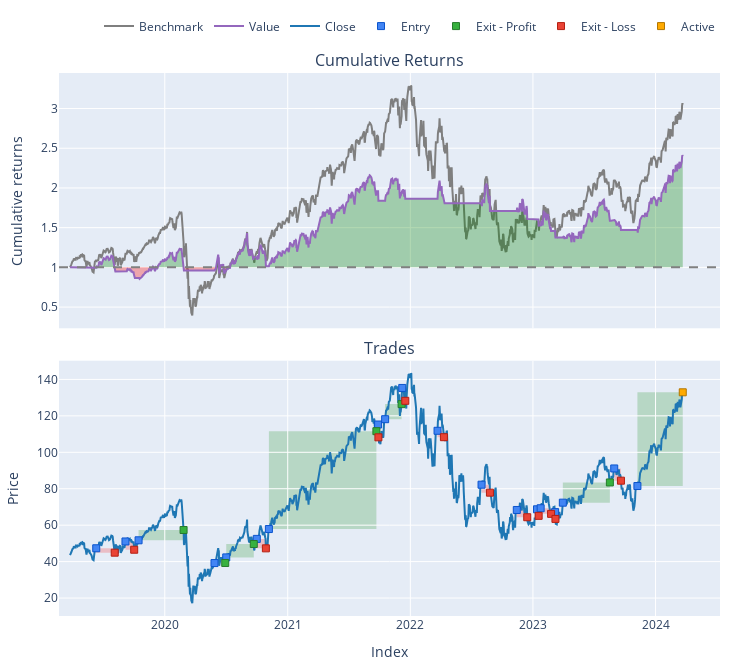

Notebook code for this chart:
### Code cell
import vectorbt as vbt
import numpy as np
import pandas as pd
import yfinance as yf

# Load stock data
symbol = 'SPXL'  # Using QQQ as an example

# Fetching the data
ticker = yf.Ticker(symbol)
df = ticker.history(period="5y")

# Calculate Exponential Moving Averages
short_window = 26
long_window = 60
take_profit_pct = 20  # 10%
stop_loss_pct = 0.05  # -5%

# Convert percentages to actual price changes relative to the entry price
take_profit = df['Close'] * take_profit_pct
stop_loss = df['Close'] * stop_loss_pct

df['hlc3'] = (df['High'] + df['Low'] + df['Close']) / 3
df['short_ma'] = df['hlc3'].rolling(3).mean().shift(1)
# df['short_ma'] = df['Close'].ewm(span=short_window, adjust=False).mean()
# df['long_ma'] = df['hlc3'].rolling(60).mean().shift(1)
df['long_ma'] = df['Close'].ewm(span=long_window, adjust=False).mean()

# Generate crossover signals
df['short_ma_prev'] = df['short_ma'].shift(1)
df['long_ma_prev'] = df['long_ma'].shift(1)

# Entry signal for long positions: short MA crosses above long MA
df['long_entry'] = ((df['short_ma'] > df['long_ma']) & 
                    (df['short_ma_prev'] <= df['long_ma_prev'])).astype(bool)

# Entry signal for short positions: short MA crosses below long MA (previously exit_signal)
df['short_entry'] = ((df['short_ma'] < df['long_ma']) & 
                     (df['short_ma_prev'] >= df['long_ma_prev'])).astype(bool)

# Exit signals can be the inverse of entry signals or defined based on other logic
df['long_exit'] = df['short_entry']  # Exiting long positions when we enter short positions
df['short_exit'] = df['long_entry']  # Exiting short positions when we enter long positions

# Backtest with vectorbt, specifying short entries and exits
pf = vbt.Portfolio.from_signals(
    close=df['Close'],
    entries=df['long_entry'],
    exits=df['long_exit'],
    # short_entries=df['short_entry'],
    # short_exits=df['short_exit'],
    size=np.inf,
    sl_stop=stop_loss_pct,
    tp_stop=take_profit_pct,
    freq='1D'
)

# Plot cumulative returns
# pf.cumulative_returns().vbt.plot().show()
pf.plot(subplots=['cum_returns','trades']).show()

# Show performance metrics
print(pf.stats())

### Figure 1 — Plotly figure (JSON) as saved in the notebook; plotly's stock layout.template omitted (floating-point values rounded to 4 significant figures; data arrays with more than 128 entries replaced by an {"elided": "..."} marker saying what was removed)
{"data": [{"legendgroup": "0", "line": {"color": "#7f7f7f"}, "name": "Benchmark", "showlegend": true, "type": "scatter", "uid": "aeb11fcd-76c6-4fdd-a3c2-5d72b842c2e9", "x": {"elided": "1259 str values"}, "xaxis": "x", "y": {"elided": "1259 float values"}, "yaxis": "y"}, {"hoverinfo": "skip", "legendgroup": "1", "line": {"color": "rgba(0, 0, 0, 0)", "width": 0}, "opacity": 0, "showlegend": false, "type": "scatter", "uid": "f800d062-4c64-480e-ba3c-6bef1fc204e9", "x": {"elided": "1259 str values"}, "xaxis": "x", "y": {"elided": "1259 int values"}, "yaxis": "y"}, {"connectgaps": false, "fill": "tonexty", "fillcolor": "rgba(0, 128, 0, 0.3)", "hoverinfo": "skip", "legendgroup": "1", "line": {"color": "rgba(0, 0, 0, 0)", "width": 0}, "opacity": 0, "showlegend": false, "type": "scatter", "uid": "93128994-2fac-48e6-864b-dfcab4cf58ef", "x": {"elided": "1259 str values"}, "xaxis": "x", "y": {"elided": "1259 float values"}, "yaxis": "y"}, {"hoverinfo": "skip", "legendgroup": "1", "line": {"color": "rgba(0, 0, 0, 0)", "width": 0}, "opacity": 0, "showlegend": false, "type": "scatter", "uid": "672d84f5-49f2-45b2-b4e0-b707b1e616a8", "x": {"elided": "1259 str values"}, "xaxis": "x", "y": {"elided": "1259 int values"}, "yaxis": "y"}, {"connectgaps": false, "fill": "tonexty", "fillcolor": "rgba(255, 0, 0, 0.3)", "hoverinfo": "skip", "legendgroup": "1", "line": {"color": "rgba(0, 0, 0, 0)", "width": 0}, "opacity": 0, "showlegend": false, "type": "scatter", "uid": "53057af9-d9d9-4c11-82bd-f54d3322e7b8", "x": {"elided": "1259 str values"}, "xaxis": "x", "y": {"elided": "1259 float values"}, "yaxis": "y"}, {"legendgroup": "2", "line": {"color": "#9467bd"}, "name": "Value", "showlegend": true, "type": "scatter", "uid": "74994ee8-c45a-4d8d-af3f-fedd6034d99c", "x": {"elided": "1259 str values"}, "xaxis": "x", "y": {"elided": "1259 float values"}, "yaxis": "y"}, {"hoverinfo": "skip", "legendgroup": "1", "line": {"color": "rgba(0, 0, 0, 0)", "width": 0}, "opacity": 0, "showlegend": false, "type": "scatter", "uid": "375f8bde-68b9-420b-b7bb-2c83011706c2", "x": {"elided": "1259 str values"}, "xaxis": "x", "y": {"elided": "1259 int values"}, "yaxis": "y"}, {"legendgroup": "3", "line": {"color": "#1f77b4"}, "name": "Close", "showlegend": true, "type": "scatter", "uid": "0d86ca8a-fb11-4aec-a009-3cd196ab1ef4", "x": {"elided": "1259 str values"}, "xaxis": "x2", "y": {"elided": "1259 float values"}, "yaxis": "y2"}, {"customdata": [[0, 0, 2.113, 0, "Long"], [1, 1, 1.859, 0, "Long"], [2, 2, 1.673, 0, "Long"], [3, 3, 2.447, 0, "Long"], [4, 4, 2.27, 0, "Long"], [5, 5, 2.148, 0, "Long"], [6, 6, 1.754, 0, "Long"], [7, 7, 1.699, 0, "Long"], [8, 8, 1.556, 0, "Long"], [9, 9, 1.454, 0, "Long"], [10, 10, 1.668, 0, "Long"], [11, 11, 2.196, 0, "Long"], [12, 12, 2.502, 0, "Long"], [13, 13, 2.344, 0, "Long"], [14, 14, 2.202, 0, "Long"], [15, 15, 2.17, 0, "Long"], [16, 16, 1.903, 0, "Long"], [17, 17, 1.743, 0, "Long"], [18, 18, 1.806, 0, "Long"]], "hovertemplate": "Exit Trade Id: %{customdata[0]}<br>Position Id: %{customdata[1]}<br>Size: %{customdata[2]:.6f}<br>Entry Timestamp: %{x}<br>Avg Entry Price: %{y}<br>Entry Fees: %{customdata[3]:.6f}<br>Direction: %{customdata[4]}", "legendgroup": "4", "marker": {"color": "#4285F4", "line": {"color": "rgb(11,84,205)", "width": 1}, "size": 7, "symbol": "square"}, "mode": "markers", "name": "Entry", "type": "scatter", "uid": "e97b416c-f313-45f6-b968-0bab305ba385", "x": ["2019-06-11T00:00:00-04:00", "2019-09-06T00:00:00-04:00", "2019-10-15T00:00:00-04:00", "2020-05-28T00:00:00-04:00", "2020-07-02T00:00:00-04:00", "2020-10-01T00:00:00-04:00", "2020-11-06T00:00:00-05:00", "2021-09-27T00:00:00-04:00", "2021-10-18T00:00:00-04:00", "2021-12-08T00:00:00-05:00", "2022-03-23T00:00:00-04:00", "2022-08-01T00:00:00-04:00", "2022-11-14T00:00:00-05:00", "2023-01-13T00:00:00-05:00", "2023-01-24T00:00:00-05:00", "2023-03-08T00:00:00-05:00", "2023-03-31T00:00:00-04:00", "2023-08-31T00:00:00-04:00", "2023-11-08T00:00:00-05:00"], "xaxis": "x2", "y": [47.33, 51.07, 51.7, 39.2, 42.33, 52.48, 57.88, 115.3, 118.2, 135.3, 111.8, 82.22, 68.35, 68.72, 69.3, 67.17, 72.36, 91.15, 81.5], "yaxis": "y2"}, {"customdata": [[2, 2, 1.673, 0, 9.47, 0.1095, "Long", "91 days 00:00:00"], [3, 3, 2.447, 0, 0.1268, 0.001322, "Long", "22 days 00:00:00"], [4, 4, 2.27, 0, 16.64, 0.1732, "Long", "56 days 00:00:00"], [6, 6, 1.754, 0, 94.24, 0.9281, "Long", "219 days 00:00:00"], [8, 8, 1.556, 0, 12.88, 0.07005, "Long", "34 days 00:00:00"], [16, 16, 1.903, 0, 21.11, 0.1533, "Long", "96 days 00:00:00"]], "hovertemplate": "Exit Trade Id: %{customdata[0]}<br>Position Id: %{customdata[1]}<br>Size: %{customdata[2]:.6f}<br>Exit Timestamp: %{x}<br>Avg Exit Price: %{y}<br>Exit Fees: %{customdata[3]:.6f}<br>PnL: %{customdata[4]:.6f}<br>Return: %{customdata[5]:.2%}<br>Direction: %{customdata[6]}<br>Duration: %{customdata[7]}", "legendgroup": "5", "marker": {"color": "#37B13F", "line": {"color": "rgb(38,123,44)", "width": 1}, "size": 7, "symbol": "square"}, "mode": "markers", "name": "Exit - Profit", "type": "scatter", "uid": "8937bfc0-9c95-47ef-bbdf-303c5dedc297", "x": ["2020-02-26T00:00:00-05:00", "2020-06-29T00:00:00-04:00", "2020-09-22T00:00:00-04:00", "2021-09-22T00:00:00-04:00", "2021-12-06T00:00:00-05:00", "2023-08-18T00:00:00-04:00"], "xaxis": "x2", "y": [57.36, 39.26, 49.66, 111.6, 126.4, 83.45], "yaxis": "y2"}, {"customdata": [[0, 0, 2.113, 0, -5.091, -0.05091, "Long", "38 days 00:00:00"], [1, 1, 1.859, 0, -8.434, -0.08886, "Long", "18 days 00:00:00"], [5, 5, 2.148, 0, -11.16, -0.09903, "Long", "19 days 00:00:00"], [7, 7, 1.699, 0, -11.96, -0.0611, "Long", "1 days 00:00:00"], [9, 9, 1.454, 0, -10.25, -0.05211, "Long", "7 days 00:00:00"], [10, 10, 1.668, 0, -5.861, -0.03143, "Long", "13 days 00:00:00"], [11, 11, 2.196, 0, -9.585, -0.05307, "Long", "19 days 00:00:00"], [12, 12, 2.502, 0, -9.96, -0.05824, "Long", "22 days 00:00:00"], [13, 13, 2.344, 0, -8.447, -0.05245, "Long", "2 days 00:00:00"], [14, 14, 2.202, 0, -6.809, -0.04462, "Long", "22 days 00:00:00"], [15, 15, 2.17, 0, -8.08, -0.05542, "Long", "1 days 00:00:00"], [17, 17, 1.743, 0, -11.69, -0.07358, "Long", "13 days 00:00:00"]], "hovertemplate": "Exit Trade Id: %{customdata[0]}<br>Position Id: %{customdata[1]}<br>Size: %{customdata[2]:.6f}<br>Exit Timestamp: %{x}<br>Avg Exit Price: %{y}<br>Exit Fees: %{customdata[3]:.6f}<br>PnL: %{customdata[4]:.6f}<br>Return: %{customdata[5]:.2%}<br>Direction: %{customdata[6]}<br>Duration: %{customdata[7]}", "legendgroup": "6", "marker": {"color": "#EA4335", "line": {"color": "rgb(181,31,18)", "width": 1}, "size": 7, "symbol": "square"}, "mode": "markers", "name": "Exit - Loss", "type": "scatter", "uid": "a20da4d9-5bcc-4e65-bc90-35ba7a90e397", "x": ["2019-08-05T00:00:00-04:00", "2019-10-02T00:00:00-04:00", "2020-10-28T00:00:00-04:00", "2021-09-28T00:00:00-04:00", "2021-12-17T00:00:00-05:00", "2022-04-11T00:00:00-04:00", "2022-08-26T00:00:00-04:00", "2022-12-15T00:00:00-05:00", "2023-01-18T00:00:00-05:00", "2023-02-24T00:00:00-05:00", "2023-03-09T00:00:00-05:00", "2023-09-20T00:00:00-04:00"], "xaxis": "x2", "y": [44.92, 46.53, 47.28, 108.2, 128.3, 108.3, 77.86, 64.37, 65.12, 66.21, 63.45, 84.44], "yaxis": "y2"}, {"customdata": [[18, 18, 1.806, 0, 92.88, 0.6312, "Long", "93 days 00:00:00"]], "hovertemplate": "Exit Trade Id: %{customdata[0]}<br>Position Id: %{customdata[1]}<br>Size: %{customdata[2]:.6f}<br>Exit Timestamp: %{x}<br>Avg Exit Price: %{y}<br>Exit Fees: %{customdata[3]:.6f}<br>PnL: %{customdata[4]:.6f}<br>Return: %{customdata[5]:.2%}<br>Direction: %{customdata[6]}<br>Duration: %{customdata[7]}", "legendgroup": "7", "marker": {"color": "#FFAA00", "line": {"color": "rgb(178,118,0)", "width": 1}, "size": 7, "symbol": "square"}, "mode": "markers", "name": "Active", "type": "scatter", "uid": "a3eb1412-33a7-445f-8a43-0db292e4187f", "x": ["2024-03-22T00:00:00-04:00"], "xaxis": "x2", "y": [132.9], "yaxis": "y2"}], "layout": {"annotations": [{"font": {"size": 16}, "showarrow": false, "text": "Cumulative Returns", "x": 0.5, "xanchor": "center", "xref": "paper", "y": 1, "yanchor": "bottom", "yref": "paper"}, {"font": {"size": 16}, "showarrow": false, "text": "Trades", "x": 0.5, "xanchor": "center", "xref": "paper", "y": 0.4701, "yanchor": "bottom", "yref": "paper"}], "height": 670, "legend": {"orientation": "h", "traceorder": "normal", "x": 1, "xanchor": "right", "y": 1.06, "yanchor": "bottom"}, "margin": {"b": 30, "l": 30, "r": 30, "t": 30}, "shapes": [{"line": {"color": "gray", "dash": "dash"}, "type": "line", "x0": 0, "x1": 1, "xref": "paper", "y0": 1, "y1": 1, "yref": "y"}, {"fillcolor": "green", "layer": "below", "line": {"width": 0}, "opacity": 0.2, "type": "rect", "x0": "2019-10-15T00:00:00-04:00", "x1": "2020-02-26T00:00:00-05:00", "xref": "x2", "y0": 51.7, "y1": 57.36, "yref": "y2"}, {"fillcolor": "green", "layer": "below", "line": {"width": 0}, "opacity": 0.2, "type": "rect", "x0": "2020-05-28T00:00:00-04:00", "x1": "2020-06-29T00:00:00-04:00", "xref": "x2", "y0": 39.2, "y1": 39.26, "yref": "y2"}, {"fillcolor": "green", "layer": "below", "line": {"width": 0}, "opacity": 0.2, "type": "rect", "x0": "2020-07-02T00:00:00-04:00", "x1": "2020-09-22T00:00:00-04:00", "xref": "x2", "y0": 42.33, "y1": 49.66, "yref": "y2"}, {"fillcolor": "green", "layer": "below", "line": {"width": 0}, "opacity": 0.2, "type": "rect", "x0": "2020-11-06T00:00:00-05:00", "x1": "2021-09-22T00:00:00-04:00", "xref": "x2", "y0": 57.88, "y1": 111.6, "yref": "y2"}, {"fillcolor": "green", "layer": "below", "line": {"width": 0}, "opacity": 0.2, "type": "rect", "x0": "2021-10-18T00:00:00-04:00", "x1": "2021-12-06T00:00:00-05:00", "xref": "x2", "y0": 118.2, "y1": 126.4, "yref": "y2"}, {"fillcolor": "green", "layer": "below", "line": {"width": 0}, "opacity": 0.2, "type": "rect", "x0": "2023-03-31T00:00:00-04:00", "x1": "2023-08-18T00:00:00-04:00", "xref": "x2", "y0": 72.36, "y1": 83.45, "yref": "y2"}, {"fillcolor": "green", "layer": "below", "line": {"width": 0}, "opacity": 0.2, "type": "rect", "x0": "2023-11-08T00:00:00-05:00", "x1": "2024-03-22T00:00:00-04:00", "xref": "x2", "y0": 81.5, "y1": 132.9, "yref": "y2"}, {"fillcolor": "red", "layer": "below", "line": {"width": 0}, "opacity": 0.2, "type": "rect", "x0": "2019-06-11T00:00:00-04:00", "x1": "2019-08-05T00:00:00-04:00", "xref": "x2", "y0": 47.33, "y1": 44.92, "yref": "y2"}, {"fillcolor": "red", "layer": "below", "line": {"width": 0}, "opacity": 0.2, "type": "rect", "x0": "2019-09-06T00:00:00-04:00", "x1": "2019-10-02T00:00:00-04:00", "xref": "x2", "y0": 51.07, "y1": 46.53, "yref": "y2"}, {"fillcolor": "red", "layer": "below", "line": {"width": 0}, "opacity": 0.2, "type": "rect", "x0": "2020-10-01T00:00:00-04:00", "x1": "2020-10-28T00:00:00-04:00", "xref": "x2", "y0": 52.48, "y1": 47.28, "yref": "y2"}, {"fillcolor": "red", "layer": "below", "line": {"width": 0}, "opacity": 0.2, "type": "rect", "x0": "2021-09-27T00:00:00-04:00", "x1": "2021-09-28T00:00:00-04:00", "xref": "x2", "y0": 115.3, "y1": 108.2, "yref": "y2"}, {"fillcolor": "red", "layer": "below", "line": {"width": 0}, "opacity": 0.2, "type": "rect", "x0": "2021-12-08T00:00:00-05:00", "x1": "2021-12-17T00:00:00-05:00", "xref": "x2", "y0": 135.3, "y1": 128.3, "yref": "y2"}, {"fillcolor": "red", "layer": "below", "line": {"width": 0}, "opacity": 0.2, "type": "rect", "x0": "2022-03-23T00:00:00-04:00", "x1": "2022-04-11T00:00:00-04:00", "xref": "x2", "y0": 111.8, "y1": 108.3, "yref": "y2"}, {"fillcolor": "red", "layer": "below", "line": {"width": 0}, "opacity": 0.2, "type": "rect", "x0": "2022-08-01T00:00:00-04:00", "x1": "2022-08-26T00:00:00-04:00", "xref": "x2", "y0": 82.22, "y1": 77.86, "yref": "y2"}, {"fillcolor": "red", "layer": "below", "line": {"width": 0}, "opacity": 0.2, "type": "rect", "x0": "2022-11-14T00:00:00-05:00", "x1": "2022-12-15T00:00:00-05:00", "xref": "x2", "y0": 68.35, "y1": 64.37, "yref": "y2"}, {"fillcolor": "red", "layer": "below", "line": {"width": 0}, "opacity": 0.2, "type": "rect", "x0": "2023-01-13T00:00:00-05:00", "x1": "2023-01-18T00:00:00-05:00", "xref": "x2", "y0": 68.72, "y1": 65.12, "yref": "y2"}, {"fillcolor": "red", "layer": "below", "line": {"width": 0}, "opacity": 0.2, "type": "rect", "x0": "2023-01-24T00:00:00-05:00", "x1": "2023-02-24T00:00:00-05:00", "xref": "x2", "y0": 69.3, "y1": 66.21, "yref": "y2"}, {"fillcolor": "red", "layer": "below", "line": {"width": 0}, "opacity": 0.2, "type": "rect", "x0": "2023-03-08T00:00:00-05:00", "x1": "2023-03-09T00:00:00-05:00", "xref": "x2", "y0": 67.17, "y1": 63.45, "yref": "y2"}, {"fillcolor": "red", "layer": "below", "line": {"width": 0}, "opacity": 0.2, "type": "rect", "x0": "2023-08-31T00:00:00-04:00", "x1": "2023-09-20T00:00:00-04:00", "xref": "x2", "y0": 91.15, "y1": 84.44, "yref": "y2"}], "showlegend": true, "width": 750, "xaxis": {"anchor": "y", "domain": [0, 1], "matches": "x2", "showticklabels": false}, "xaxis2": {"anchor": "y2", "domain": [0, 1], "title": {"text": "Index"}}, "yaxis": {"anchor": "x", "domain": [0.5299, 1], "title": {"text": "Cumulative returns"}}, "yaxis2": {"anchor": "x2", "domain": [0, 0.4701], "title": {"text": "Price"}}}}
